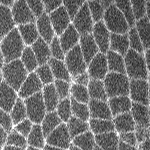
#> input picture cells.tif, 150 x 150 px
$ jupyter execute 20230206_morphology.ipynb
#> lines starting #> are read from the running program, lines starting #| are printed output that depends on the picture; after the words box and inside, x2 and y2 are one past the last pixel; in counts of white or black regions, pixels touching at a corner belong together
# Mathematical morphology: erosion, dilation, opening, and closing

### 1. Overview & learning objectives
In this notebook we will use simple morphological operations to manipulate binary images.

With this notebook we will:

1. Explore the implementation of opening and closing in scikit-image.

1. Use morphological opening and closing to improve the results of image thresholding.

### 2. Fundamental morphological operations

Remember that, our ultimate goal in these lecture notebooks is to develop a method to segment cells from images in which cell borders are bright and the cytosol is dim. Over the last few weeks, we have written code to generate a *mask* that separates cell membranes from cytosol in our sample image. Here is a summary of what we did so far:

[cell 1]
import matplotlib.pyplot as plt
import numpy
from skimage import exposure, filters, io

# Read image from disk.
animage = io.imread('cells.tif')
#> animage is the input picture: shape (150, 150); min 31, max 255, mean 113.3

# Gaussian smoothing to facilitate edge detection.
animage_smooth = filters.gaussian(animage, sigma=2, preserve_range=True)
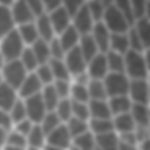
#> animage_smooth: shape (150, 150) float64; min 69.65, max 197.4, mean 113.3

# Contrast stretch.
animage_rescaled = exposure.rescale_intensity(animage_smooth, out_range=numpy.uint8)
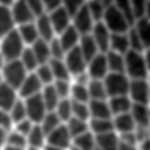
#> animage_rescaled: shape (150, 150); min 0, max 255, mean 86.5

# Local threshold.
amask = animage_rescaled >= filters.threshold_local(animage_rescaled, 33, method='gaussian')
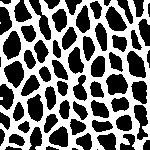
#> amask: shape (150, 150) bool; 46.3% white; 3 white regions (2 under 20 px), largest, box (x1, y1, x2, y2) and area: (0, 0, 150, 150) 10401

# Display image and mask.
fig, axs = plt.subplots(1, 2)
axs[0].imshow(animage, cmap='Greys_r')
axs[1].imshow(amask, cmap='binary_r')
plt.show()
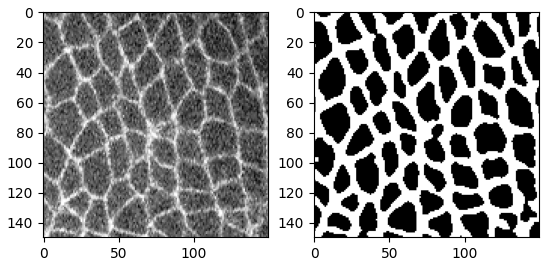
#> figure drawn by matplotlib, 2 panels

The masks resulting from a threshold are rarely perfect. Depending on the threshold selection, too many or too few pixels will be considered to be "foreground", creating extraneous objects, holes, or discontinuities.

Mathematical morphology provides tools to "fix" thresholded images. Mathematical morphology is a discipline based on set theory that enables manipulation and analysis of geometric structures. Mathematical morphology deals with sets of pixels above or below the threshold value. **Erosion, dilation, opening or closing** are some mathematical morphology operations. Similar to our discussion of filters, in morphological operations the value of each pixel (on/off) is determined based on the status (on/off) of a set of neighbours. The set of neighbours that affect the value of any given pixel is determined by a structuring element, a "mask" that is overlaid on each pixel of the original image. Pixels that are "on" in the structuring element are taken into account in the calculation of the new pixel value. Manipulating the size and shape of the structuring element can therefore have dramatic consequences on the results of morphological operations.

**Opening and closing**, specifically, can be useful to process binary images: opening separates fused objects, and closing fills holes in objects. Opening and closing are implemented in the methods **skimage.morphology.binary_opening and skimage.morphology.binary_closing**, respectively.

Depending on your choice of threshold, use opening or closing to improve the mask that you generated above:

[cell 2]
# DELETE THIS CODE.
from skimage import morphology

structelem = morphology.disk(3)
abettermask = morphology.binary_closing(amask, structelem)
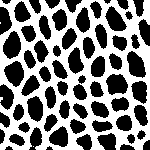
#> abettermask: shape (150, 150) bool; 50.1% white; 67 black regions (2 under 20 px), largest, box (x1, y1, x2, y2) and area: (4, 61, 24, 87) 355, (3, 31, 21, 59) 354, (127, 51, 146, 78) 348

# Display image and masks.
fig, axs = plt.subplots(1, 3)
axs[0].imshow(animage, cmap='Greys_r')
axs[1].imshow(amask, cmap='binary_r')
axs[2].imshow(abettermask, cmap='binary_r')
plt.show()
